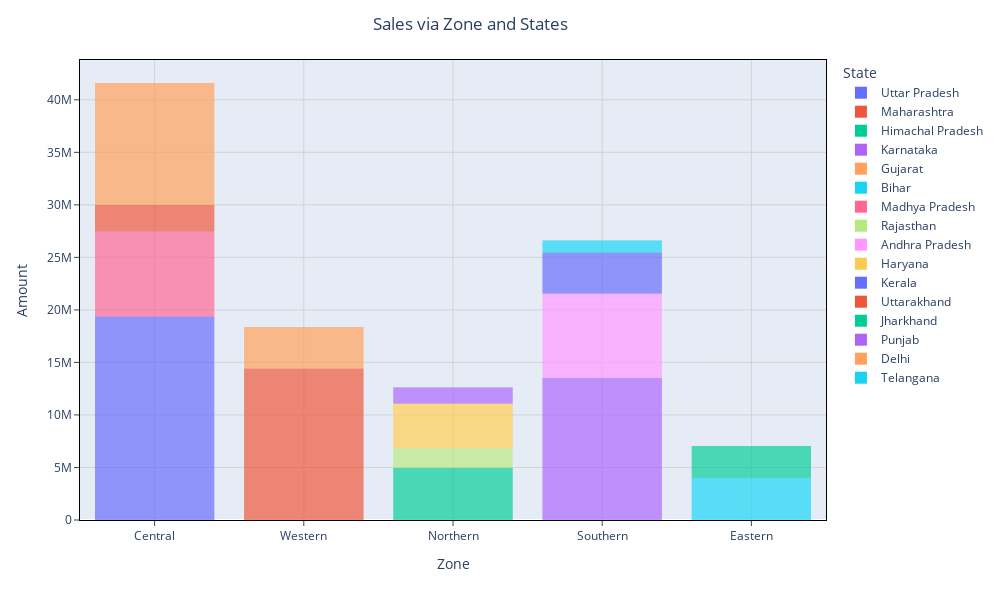

The cell this chart's notebook holds for it:
### Code cell
fig=px.bar(df,x="Zone",y="Amount",color="State")
fig.update_layout(title="Sales via Zone and States",title_x=0.47,height=600,width=1000)
fig.update_xaxes(
    mirror=True,
    ticks='outside',
    showline=True,
    linecolor='black',
    gridcolor='lightgrey'
)
fig.update_yaxes(
    mirror=True,
    ticks='outside',
    showline=True,
    linecolor='black',
    gridcolor='lightgrey'
)
fig.update_traces(dict(marker_line_width=0))
fig.show()

### Figure 1 — Plotly figure (JSON) as saved in the notebook; plotly's stock layout.template omitted (floating-point values rounded to 4 significant figures; data arrays with more than 128 entries replaced by an {"elided": "..."} marker saying what was removed)
{"data": [{"alignmentgroup": "True", "hovertemplate": "State=Uttar Pradesh<br>Zone=%{x}<br>Amount=%{y}<extra></extra>", "legendgroup": "Uttar Pradesh", "marker": {"color": "#636efa", "line": {"width": 0}, "pattern": {"shape": ""}}, "name": "Uttar Pradesh", "offsetgroup": "Uttar Pradesh", "orientation": "v", "showlegend": true, "textposition": "auto", "type": "bar", "x": {"elided": "1946 str values"}, "xaxis": "x", "y": {"elided": "1946 int values"}, "yaxis": "y"}, {"alignmentgroup": "True", "hovertemplate": "State=Maharashtra<br>Zone=%{x}<br>Amount=%{y}<extra></extra>", "legendgroup": "Maharashtra", "marker": {"color": "#EF553B", "line": {"width": 0}, "pattern": {"shape": ""}}, "name": "Maharashtra", "offsetgroup": "Maharashtra", "orientation": "v", "showlegend": true, "textposition": "auto", "type": "bar", "x": {"elided": "1526 str values"}, "xaxis": "x", "y": {"elided": "1526 int values"}, "yaxis": "y"}, {"alignmentgroup": "True", "hovertemplate": "State=Himachal Pradesh<br>Zone=%{x}<br>Amount=%{y}<extra></extra>", "legendgroup": "Himachal Pradesh", "marker": {"color": "#00cc96", "line": {"width": 0}, "pattern": {"shape": ""}}, "name": "Himachal Pradesh", "offsetgroup": "Himachal Pradesh", "orientation": "v", "showlegend": true, "textposition": "auto", "type": "bar", "x": {"elided": "608 str values"}, "xaxis": "x", "y": {"elided": "608 int values"}, "yaxis": "y"}, {"alignmentgroup": "True", "hovertemplate": "State=Karnataka<br>Zone=%{x}<br>Amount=%{y}<extra></extra>", "legendgroup": "Karnataka", "marker": {"color": "#ab63fa", "line": {"width": 0}, "pattern": {"shape": ""}}, "name": "Karnataka", "offsetgroup": "Karnataka", "orientation": "v", "showlegend": true, "textposition": "auto", "type": "bar", "x": {"elided": "1305 str values"}, "xaxis": "x", "y": {"elided": "1305 int values"}, "yaxis": "y"}, {"alignmentgroup": "True", "hovertemplate": "State=Gujarat<br>Zone=%{x}<br>Amount=%{y}<extra></extra>", "legendgroup": "Gujarat", "marker": {"color": "#FFA15A", "line": {"width": 0}, "pattern": {"shape": ""}}, "name": "Gujarat", "offsetgroup": "Gujarat", "orientation": "v", "showlegend": true, "textposition": "auto", "type": "bar", "x": {"elided": "429 str values"}, "xaxis": "x", "y": {"elided": "429 int values"}, "yaxis": "y"}, {"alignmentgroup": "True", "hovertemplate": "State=Bihar<br>Zone=%{x}<br>Amount=%{y}<extra></extra>", "legendgroup": "Bihar", "marker": {"color": "#19d3f3", "line": {"width": 0}, "pattern": {"shape": ""}}, "name": "Bihar", "offsetgroup": "Bihar", "orientation": "v", "showlegend": true, "textposition": "auto", "type": "bar", "x": {"elided": "434 str values"}, "xaxis": "x", "y": {"elided": "434 int values"}, "yaxis": "y"}, {"alignmentgroup": "True", "hovertemplate": "State=Madhya Pradesh<br>Zone=%{x}<br>Amount=%{y}<extra></extra>", "legendgroup": "Madhya Pradesh", "marker": {"color": "#FF6692", "line": {"width": 0}, "pattern": {"shape": ""}}, "name": "Madhya Pradesh", "offsetgroup": "Madhya Pradesh", "orientation": "v", "showlegend": true, "textposition": "auto", "type": "bar", "x": {"elided": "923 str values"}, "xaxis": "x", "y": {"elided": "923 int values"}, "yaxis": "y"}, {"alignmentgroup": "True", "hovertemplate": "State=Rajasthan<br>Zone=%{x}<br>Amount=%{y}<extra></extra>", "legendgroup": "Rajasthan", "marker": {"color": "#B6E880", "line": {"width": 0}, "pattern": {"shape": ""}}, "name": "Rajasthan", "offsetgroup": "Rajasthan", "orientation": "v", "showlegend": true, "textposition": "auto", "type": "bar", "x": {"elided": "231 str values"}, "xaxis": "x", "y": {"elided": "231 int values"}, "yaxis": "y"}, {"alignmentgroup": "True", "hovertemplate": "State=Andhra Pradesh<br>Zone=%{x}<br>Amount=%{y}<extra></extra>", "legendgroup": "Andhra Pradesh", "marker": {"color": "#FF97FF", "line": {"width": 0}, "pattern": {"shape": ""}}, "name": "Andhra Pradesh", "offsetgroup": "Andhra Pradesh", "orientation": "v", "showlegend": true, "textposition": "auto", "type": "bar", "x": {"elided": "812 str values"}, "xaxis": "x", "y": {"elided": "812 float values"}, "yaxis": "y"}, {"alignmentgroup": "True", "hovertemplate": "State=Haryana<br>Zone=%{x}<br>Amount=%{y}<extra></extra>", "legendgroup": "Haryana", "marker": {"color": "#FECB52", "line": {"width": 0}, "pattern": {"shape": ""}}, "name": "Haryana", "offsetgroup": "Haryana", "orientation": "v", "showlegend": true, "textposition": "auto", "type": "bar", "x": {"elided": "452 str values"}, "xaxis": "x", "y": {"elided": "452 int values"}, "yaxis": "y"}, {"alignmentgroup": "True", "hovertemplate": "State=Kerala<br>Zone=%{x}<br>Amount=%{y}<extra></extra>", "legendgroup": "Kerala", "marker": {"color": "#636efa", "line": {"width": 0}, "pattern": {"shape": ""}}, "name": "Kerala", "offsetgroup": "Kerala", "orientation": "v", "showlegend": true, "textposition": "auto", "type": "bar", "x": {"elided": "453 str values"}, "xaxis": "x", "y": {"elided": "453 float values"}, "yaxis": "y"}, {"alignmentgroup": "True", "hovertemplate": "State=Uttarakhand<br>Zone=%{x}<br>Amount=%{y}<extra></extra>", "legendgroup": "Uttarakhand", "marker": {"color": "#EF553B", "line": {"width": 0}, "pattern": {"shape": ""}}, "name": "Uttarakhand", "offsetgroup": "Uttarakhand", "orientation": "v", "showlegend": true, "textposition": "auto", "type": "bar", "x": {"elided": "320 str values"}, "xaxis": "x", "y": {"elided": "320 int values"}, "yaxis": "y"}, {"alignmentgroup": "True", "hovertemplate": "State=Jharkhand<br>Zone=%{x}<br>Amount=%{y}<extra></extra>", "legendgroup": "Jharkhand", "marker": {"color": "#00cc96", "line": {"width": 0}, "pattern": {"shape": ""}}, "name": "Jharkhand", "offsetgroup": "Jharkhand", "orientation": "v", "showlegend": true, "textposition": "auto", "type": "bar", "x": {"elided": "380 str values"}, "xaxis": "x", "y": {"elided": "380 int values"}, "yaxis": "y"}, {"alignmentgroup": "True", "hovertemplate": "State=Punjab<br>Zone=%{x}<br>Amount=%{y}<extra></extra>", "legendgroup": "Punjab", "marker": {"color": "#ab63fa", "line": {"width": 0}, "pattern": {"shape": ""}}, "name": "Punjab", "offsetgroup": "Punjab", "orientation": "v", "showlegend": true, "textposition": "auto", "type": "bar", "x": {"elided": "200 str values"}, "xaxis": "x", "y": {"elided": "200 int values"}, "yaxis": "y"}, {"alignmentgroup": "True", "hovertemplate": "State=Delhi<br>Zone=%{x}<br>Amount=%{y}<extra></extra>", "legendgroup": "Delhi", "marker": {"color": "#FFA15A", "line": {"width": 0}, "pattern": {"shape": ""}}, "name": "Delhi", "offsetgroup": "Delhi", "orientation": "v", "showlegend": true, "textposition": "auto", "type": "bar", "x": {"elided": "1107 str values"}, "xaxis": "x", "y": {"elided": "1107 float values"}, "yaxis": "y"}, {"alignmentgroup": "True", "hovertemplate": "State=Telangana<br>Zone=%{x}<br>Amount=%{y}<extra></extra>", "legendgroup": "Telangana", "marker": {"color": "#19d3f3", "line": {"width": 0}, "pattern": {"shape": ""}}, "name": "Telangana", "offsetgroup": "Telangana", "orientation": "v", "showlegend": true, "textposition": "auto", "type": "bar", "x": ["Southern", "Southern", "Southern", "Southern", "Southern", "Southern", "Southern", "Southern", "Southern", "Southern", "Southern", "Southern", "Southern", "Southern", "Southern", "Southern", "Southern", "Southern", "Southern", "Southern", "Southern", "Southern", "Southern", "Southern", "Southern", "Southern", "Southern", "Southern", "Southern", "Southern", "Southern", "Southern", "Southern", "Southern", "Southern", "Southern", "Southern", "Southern", "Southern", "Southern", "Southern", "Southern", "Southern", "Southern", "Southern", "Southern", "Southern", "Southern", "Southern", "Southern", "Southern", "Southern", "Southern", "Southern", "Southern", "Southern", "Southern", "Southern", "Southern", "Southern", "Southern", "Southern", "Southern", "Southern", "Southern", "Southern", "Southern", "Southern", "Southern", "Southern", "Southern", "Southern", "Southern", "Southern", "Southern", "Southern", "Southern", "Southern", "Southern", "Southern", "Southern", "Southern", "Southern", "Southern", "Southern", "Southern", "Southern", "Southern", "Southern", "Southern", "Southern", "Southern", "Southern", "Southern", "Southern", "Southern", "Southern", "Southern", "Southern", "Southern", "Southern", "Southern", "Southern", "Southern", "Southern", "Southern", "Southern", "Southern", "Southern", "Southern", "Southern", "Southern", "Southern", "Southern", "Southern", "Southern", "Southern", "Southern", "Southern", "Southern", "Southern", "Southern", "Southern", "Southern", "Southern"], "xaxis": "x", "y": [6044, 8116, 11885, 4235, 15474, 8107, 7775, 20508, 4028, 15595, 11911, 7860, 8778, 19702, 10682, 9789, 11441, 7843, 19513, 15472, 11048, 10076, 9634, 8771, 8705, 7941, 11496, 7980, 4164, 8343, 9719, 7976, 6099, 6012, 5974, 3603, 1538, 9781, 7924, 3994, 2148, 19419, 7875, 6917, 15256, 15188, 11437, 9804, 8717, 8006, 7943, 9728, 7847, 6063, 12035, 9740, 7861, 2183, 11580, 9762, 7907, 7873, 4201, 3942, 15818, 11708, 8040, 7907, 6936, 15644, 3629, 11629, 7784, 6026, 5440, 19404, 15865, 11764, 3618, 15536, 8679, 8016, 5920, 7187, 12703, 11405, 8090, 11856, 8063, 1871, 10088, 9915, 7956, 6908, 19465, 15223, 12042, 10056, 9988, 4199, 8076, 3439, 9722, 15535, 8083, 2859, 19643, 4478, 7875, 5940, 8015, 7907, 7145, 9984, 8197, 8029, 6150, 5969, 10037, 15151, 6158, 5975, 15539, 5461, 777], "yaxis": "y"}], "layout": {"barmode": "relative", "height": 600, "legend": {"title": {"text": "State"}, "tracegroupgap": 0}, "margin": {"t": 60}, "title": {"text": "Sales via Zone and States", "x": 0.47}, "width": 1000, "xaxis": {"anchor": "y", "autorange": true, "domain": [0, 1], "gridcolor": "lightgrey", "linecolor": "black", "mirror": true, "range": [-0.5, 4.5], "showline": true, "ticks": "outside", "title": {"text": "Zone"}, "type": "category"}, "yaxis": {"anchor": "x", "autorange": true, "domain": [0, 1], "gridcolor": "lightgrey", "linecolor": "black", "mirror": true, "range": [0, 43790000.0], "showline": true, "ticks": "outside", "title": {"text": "Amount"}, "type": "linear"}}}
